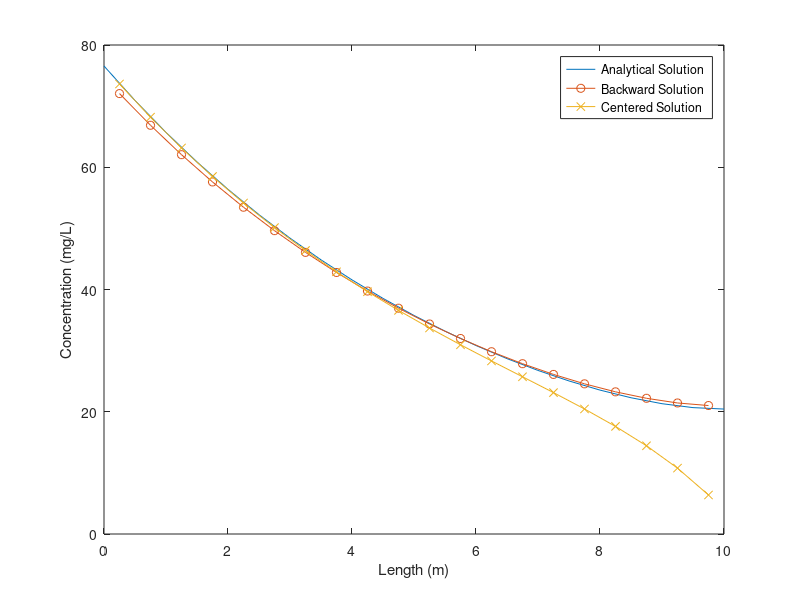

MATLAB code to generate this figure:
width = 2; % m
height = 1; % m
area = width * height; % m^2
L = 10; % m
k = 0.2; % 1/hr
E = 2; % m^2/hr
c_in = 100; % mg/L
velocity = 1; % m/hr
% eq 9.25 chapra
eta = (k * E)/(velocity ^ 2);
lambda_1 = (velocity/(2 * E)) * (1 + ((1 + (4 * eta))^0.5));
lambda_2 = (velocity/(2 * E)) * (1 - ((1 + (4 * eta))^0.5));
% eq 9.31 chapra
F = (velocity * c_in * lambda_2 * (exp(lambda_2 * L)))/((velocity - (E * lambda_1)) *  lambda_2 * (exp(lambda_2 * L)) - ((velocity - (E * lambda_2)) * lambda_1 * (exp(lambda_1 * L))));
% eq 9.32 chapra
G = (velocity * c_in * lambda_1 * (exp(lambda_1 * L)))/((velocity - (E * lambda_2)) *  lambda_1 * (exp(lambda_1 * L)) - ((velocity - (E * lambda_1)) * lambda_2 * (exp(lambda_2 * L))));
x = 0:0.5:L; % assuming n = 20
% eq 9.26 chapra
analyticalSolution = (F * exp(lambda_1 * x)) + (G * exp(lambda_2 * x));
% backward and centered solution
n = length(x) - 1;
backwardCoefficients = zeros(n, n);
centeredCoefficients = zeros(n, n);
loads = zeros(n, 1);

E_prime = (E * area)/(L/n); % E_prime is the same for all elements no need to calculate in loop
discharge = velocity * area; % discharge is the same for all elements no need to calculate in loop
elementVolume = area * (L/n); % element volume is the same for all elements no need to calculate in loop
loads(1, 1) = c_in * discharge;
for i = 1:1:n
    switch i
        case 1
            backwardCoefficients(i, i) = discharge + E_prime + (k * elementVolume);
            centeredCoefficients(i, i) = E_prime + (k * elementVolume) + (discharge/2);
            backwardCoefficients(i, i + 1) = -E_prime;
            centeredCoefficients(i, i + 1) = -E_prime + (discharge/2);
        case n
            backwardCoefficients(i, i - 1) = -discharge - E_prime;
            centeredCoefficients(i, i - 1) = -(discharge/2) - E_prime;
            backwardCoefficients(i, i) = discharge + E_prime + (k * elementVolume);
            centeredCoefficients(i, i) = (2 * E_prime) + (k * elementVolume) - (discharge/2);
        otherwise
            backwardCoefficients(i, i - 1) = -discharge - E_prime;
            centeredCoefficients(i, i - 1) = -(discharge/2) - E_prime;
            backwardCoefficients(i, i) = discharge + (2 * E_prime) + (k * elementVolume);
            centeredCoefficients(i, i) = (2 * E_prime) + (k * elementVolume);
            backwardCoefficients(i, i + 1) = -E_prime;
            centeredCoefficients(i, i + 1) = -E_prime + (discharge/2);
    end
end

backwardSolution = backwardCoefficients\loads;
centeredSolution = centeredCoefficients\loads;
% initiating plot with labels
figure;
plot(x, analyticalSolution);
hold on;

centered_x = 0.25:0.5:9.75;
plot(centered_x, backwardSolution, '-o');
plot(centered_x, centeredSolution, '-x');
xlabel('Length (m)');
ylabel('Concentration (mg/L)');
legend('Analytical Solution', 'Backward Solution', 'Centered Solution');
hold off;